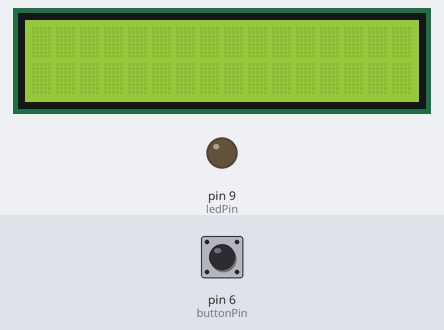
The sketch below on a simulated Arduino Uno, built with avr-gcc and run on an emulated ATmega328P. Shown: 16×2 character LCD, output pins drawn as LEDs (lit = HIGH). Dashed ring = blinking. The test bench sets the inputs (shaded band); at power-on: pin 6 (buttonPin) LOW.

Above: at 1.2 s.
1.3 s: pin 6 (buttonPin) pulled HIGH for 2.35 s
At 5.1 s:
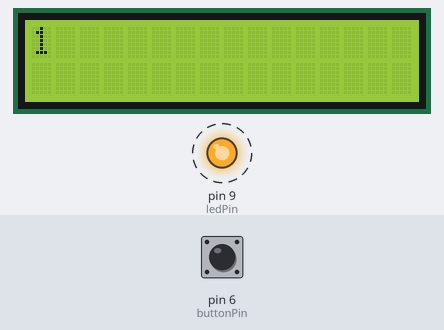
5.5 s: pin 6 (buttonPin) pulled HIGH for 2.35 s
At 9.0 s:
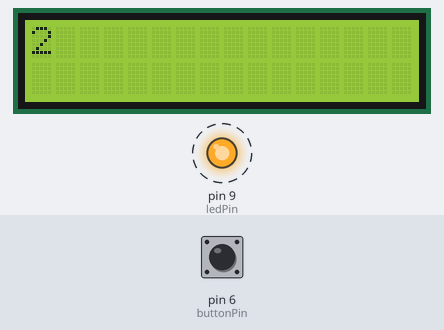
9.8 s: pin 6 (buttonPin) pulled HIGH for 2.35 s
At 13.4 s:
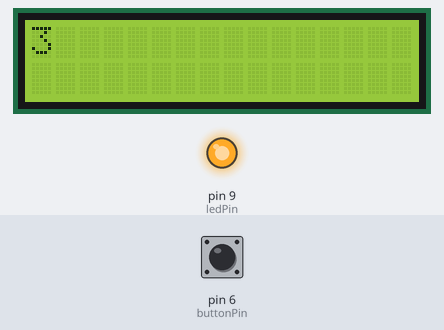
Timing chart, 0 to 20.1 s (numbered marks = the images above; inputs shaded):
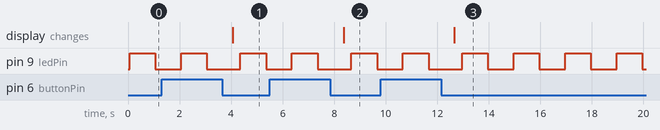

The sketch:

Kombination_mit_einem_LED_und_einer_Paste.ino
```cpp
#include <LiquidCrystal.h>

int ledPin =  9;
const int buttonPin = 6;


LiquidCrystal lcd(12, 11, 7, 5, 3, 2);
// LED connected to digital pin 13


int count = 0;       // Our blink counter
int buttonState = 0;
int LED = 0;
unsigned long minutes = 60000;


// The setup() method runs once, when the sketch starts

void setup()   {
 // initialize the digital pin as an output:
pinMode(ledPin, OUTPUT);
pinMode(buttonPin, INPUT);
  lcd.begin(16, 2);
}


void loop() {


  if (millis() < minutes * 1) {


      buttonState = digitalRead(buttonPin);

digitalWrite(ledPin , HIGH);   // turn the LED on (HIGH is the voltage level)
            delay(1000);         // wait for a second
 digitalWrite(ledPin , LOW);    // turn the LED off by making the voltage LOW
  delay(1000);


  if(buttonState == HIGH)
   {
    count++;
lcd.setCursor(0, 0);
 lcd.print(count);


 buttonState ==LOW;
    delay(300);
    }  else{count=count;

    }


  }


else { lcd.setCursor(0, 0);
 lcd.print(count);}

}
```

Measured:
- after the input at 1.3 s, the display: changes after 2.8 s (image 1)
- after the input at 5.5 s, the display: changes after 2.9 s (image 2)
- after the input at 9.8 s, the display: changes after 2.9 s (image 3)
